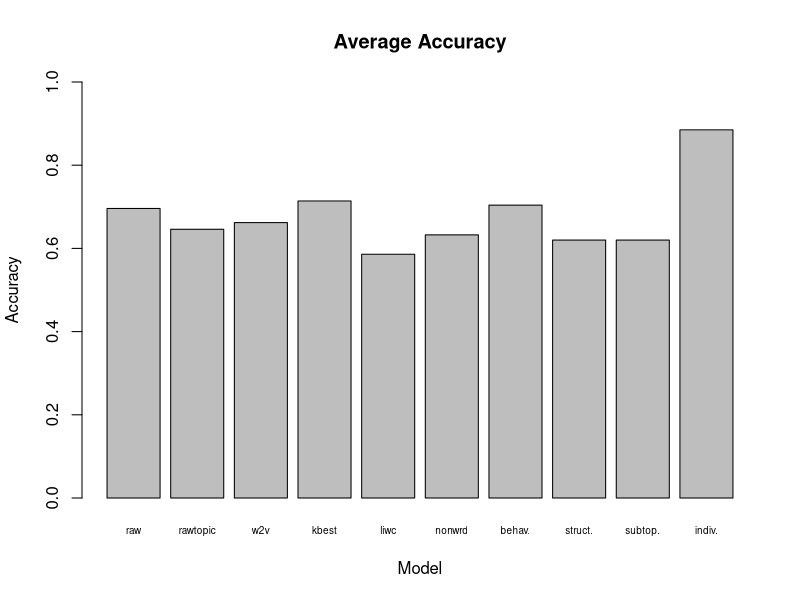
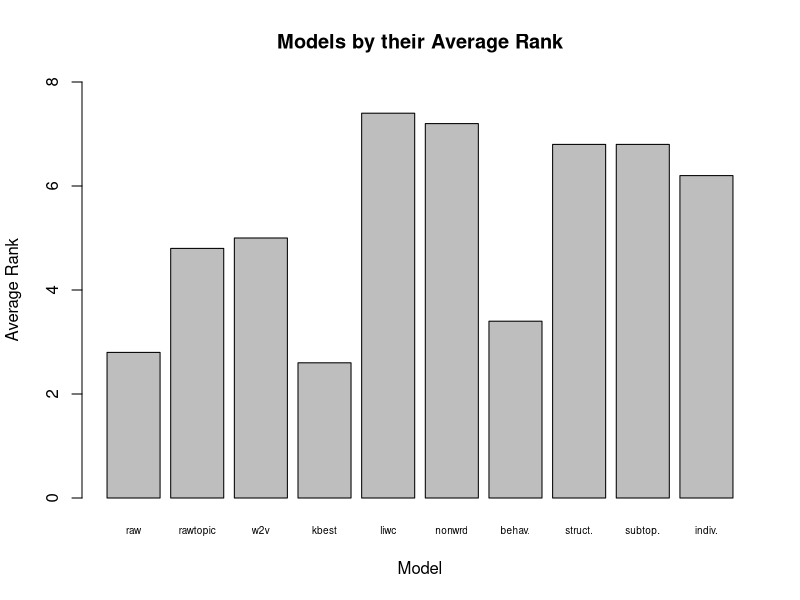

Source code (R) for these figures, in order:
avg<-c(0.696,0.646,0.662,0.714,0.586,0.6325,0.704,0.62,0.62,0.885)
names<-c('raw','rawtopic','w2v','kbest','liwc','nonwrd','behav.','struct.','subtop.','indiv.')
jpeg('Model_Average_Accuracy.jpg')
barplot(avg, main="Average Accuracy",ylim=c(0,1),xlab='Model',ylab='Accuracy', cex.names=.6,
  names.arg=names)
dev.off()

    
rank<-c(2.8,4.8,5.0,2.6,7.4,7.2,3.4,6.8,6.8,6.2)
names<-c('raw','rawtopic','w2v','kbest','liwc','nonwrd','behav.','struct.','subtop.','indiv.')
jpeg('Model_Average_Rank.jpg')
barplot(rank, main="Models by their Average Rank",ylim=c(0,8),xlab='Model',ylab='Average Rank', cex.names=.6,
  names.arg=names)
dev.off()
